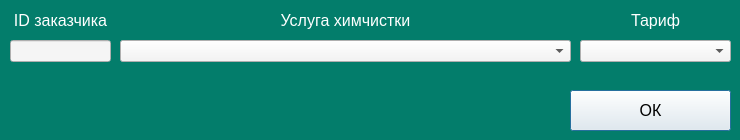
<?xml version="1.0" encoding="UTF-8"?>
<ui version="4.0">
 <class>Dialog</class>
 <widget class="QDialog" name="Dialog">
  <property name="geometry">
   <rect>
    <x>0</x>
    <y>0</y>
    <width>740</width>
    <height>140</height>
   </rect>
  </property>
  <property name="windowTitle">
   <string>Dialog</string>
  </property>
  <property name="styleSheet">
   <string notr="true">background-color: rgb(3, 125, 107)</string>
  </property>
  <widget class="QLabel" name="label_3">
   <property name="geometry">
    <rect>
     <x>10</x>
     <y>10</y>
     <width>101</width>
     <height>20</height>
    </rect>
   </property>
   <property name="styleSheet">
    <string notr="true">color: rgb(255, 255, 255);
font-size: 16px;
font: &quot;Arial Black&quot;;</string>
   </property>
   <property name="text">
    <string>ID заказчика</string>
   </property>
   <property name="alignment">
    <set>Qt::AlignCenter</set>
   </property>
  </widget>
  <widget class="QPushButton" name="OKbutton">
   <property name="geometry">
    <rect>
     <x>570</x>
     <y>90</y>
     <width>161</width>
     <height>41</height>
    </rect>
   </property>
   <property name="styleSheet">
    <string notr="true">font-size: 16px;
font: &quot;Yu Gothic UI Semibold&quot;;
background-color: rgb(245, 245, 245)</string>
   </property>
   <property name="text">
    <string>ОК</string>
   </property>
  </widget>
  <widget class="QLabel" name="error">
   <property name="geometry">
    <rect>
     <x>10</x>
     <y>100</y>
     <width>541</width>
     <height>21</height>
    </rect>
   </property>
   <property name="styleSheet">
    <string notr="true">color: red;
font-size: 16px;
font: 16pt &quot;Franklin Gothic Demi&quot;;</string>
   </property>
   <property name="text">
    <string/>
   </property>
   <property name="alignment">
    <set>Qt::AlignCenter</set>
   </property>
  </widget>
  <widget class="QLabel" name="label_4">
   <property name="geometry">
    <rect>
     <x>120</x>
     <y>10</y>
     <width>451</width>
     <height>20</height>
    </rect>
   </property>
   <property name="styleSheet">
    <string notr="true">color: rgb(255, 255, 255);
font-size: 16px;
font: &quot;Arial Black&quot;;</string>
   </property>
   <property name="text">
    <string>Услуга химчистки</string>
   </property>
   <property name="alignment">
    <set>Qt::AlignCenter</set>
   </property>
  </widget>
  <widget class="QComboBox" name="cl_sv_id">
   <property name="geometry">
    <rect>
     <x>120</x>
     <y>40</y>
     <width>451</width>
     <height>22</height>
    </rect>
   </property>
   <property name="styleSheet">
    <string notr="true">font-size: 16px;
font: &quot;Yu Gothic UI Semibold&quot;;
background-color: rgb(245, 245, 245)</string>
   </property>
  </widget>
  <widget class="QComboBox" name="rate_id">
   <property name="geometry">
    <rect>
     <x>580</x>
     <y>40</y>
     <width>151</width>
     <height>22</height>
    </rect>
   </property>
   <property name="styleSheet">
    <string notr="true">font-size: 16px;
font: &quot;Yu Gothic UI Semibold&quot;;
background-color: rgb(245, 245, 245)</string>
   </property>
  </widget>
  <widget class="QLabel" name="label_5">
   <property name="geometry">
    <rect>
     <x>580</x>
     <y>10</y>
     <width>151</width>
     <height>20</height>
    </rect>
   </property>
   <property name="styleSheet">
    <string notr="true">color: rgb(255, 255, 255);
font-size: 16px;
font: &quot;Arial Black&quot;;</string>
   </property>
   <property name="text">
    <string>Тариф</string>
   </property>
   <property name="alignment">
    <set>Qt::AlignCenter</set>
   </property>
  </widget>
  <widget class="QLineEdit" name="customer_id">
   <property name="geometry">
    <rect>
     <x>10</x>
     <y>40</y>
     <width>101</width>
     <height>22</height>
    </rect>
   </property>
   <property name="styleSheet">
    <string notr="true">font-size: 16px;
font: &quot;Yu Gothic UI Semibold&quot;;
background-color: rgb(245, 245, 245)</string>
   </property>
   <property name="text">
    <string/>
   </property>
  </widget>
 </widget>
 <resources/>
 <connections/>
</ui>
